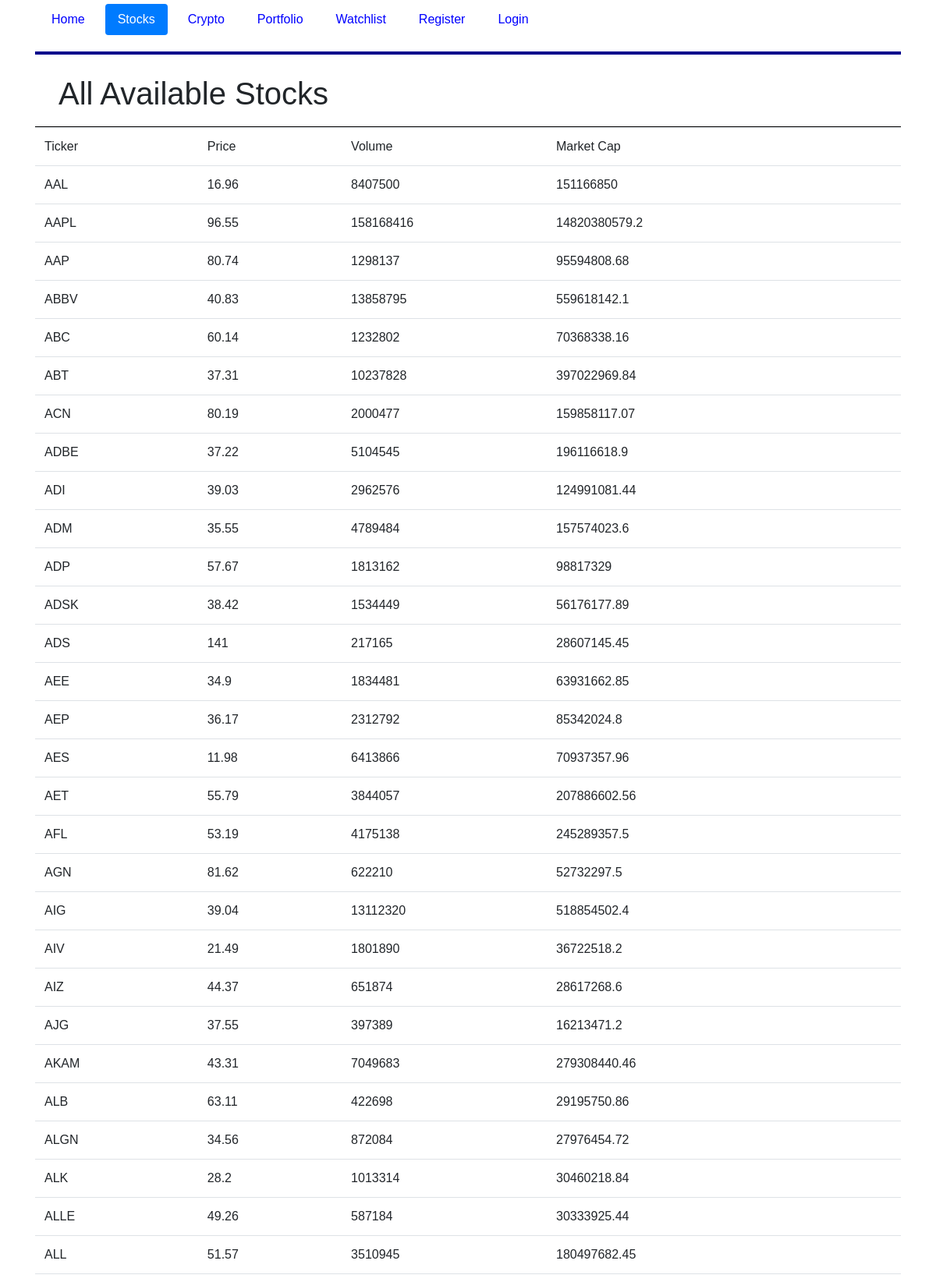
The app's page /stocks (upper part) with its own data.
### tables this page shows
CREATE TABLE stocks(
    s_ticker varchar(6) not null,
    s_price decimal(4,2) not null,
    s_volume decimal(10,0) not null,
    s_cap decimal(15,2) not null
);

### application/routes.py (the view, shortened to what this page needs)
@app.route("/stocks", methods=['POST', 'GET'])
def stocks():
    conn = db
    db.row_factory = sqlite3.Row
    cur = db.cursor()
    cur.execute("select * from stocks;")
    stock_rows = cur.fetchall()
    return render_template("stocks.html",stock_rows=stock_rows,stocks=True)

### application/routes.py (called while the page is built)
@app.teardown_appcontext
def close_connection(exception):
    db = getattr(g, '_database', None)
    if db is not None:
        db.close()

### application/templates/stocks.html (shortened to what this page needs)
{% extends "layout.html" %}
{% block content %}
    <div class="stock-container">
                <h1>All Available Stocks</h1>
    </div>
    <table id="stockData" class="table table-stripped">
        <thead>
            <td>Ticker</td>
            <td>Price</td>
            <td>Volume</td>
            <td>Market Cap</td>
        </thead>
        {% for row in stock_rows %}
            <tr>
                <form action="" method="post">
                    <td><input type="hidden" name="ticker" value="{{ row["s_ticker"] }}"> {{ row["s_ticker"] }}</td>
                    <td>{{row["s_price"]}}</td>
                    <td>{{row["s_volume"]}}</td>
                    <td>{{row["s_cap"]}}</td>
                </form>
            </tr>
        {% endfor %}
    </table>
{% endblock %}

### application/static/css/main.css (style rules this page uses)
* { box-sizing: border-box; }
*:before, *:after { box-sizing: border-box; }
html, body { font-family: Arial, Helvetica, sans-serif; height: 100%; position: relative; margin:0px; }
.stock-container { display: flex; align-items: center; justify-content: space-between; border-bottom: 1px solid #000; padding: 10px 30px; }

### records on screen
stocks: s_ticker "AAL", s_price "16.96", s_volume "8407500", s_cap "151166850"
stocks: s_ticker "AAPL", s_price "96.55", s_volume "158168416", s_cap "14820380579.2"
stocks: s_ticker "AAP", s_price "80.74", s_volume "1298137", s_cap "95594808.68"
stocks: s_ticker "ABBV", s_price "40.83", s_volume "13858795", s_cap "559618142.1"
stocks: s_ticker "ABC", s_price "60.14", s_volume "1232802", s_cap "70368338.16"
stocks: s_ticker "ABT", s_price "37.31", s_volume "10237828", s_cap "397022969.84"
stocks: s_ticker "ACN", s_price "80.19", s_volume "2000477", s_cap "159858117.07"
stocks: s_ticker "ADBE", s_price "37.22", s_volume "5104545", s_cap "196116618.9"
stocks: s_ticker "ADI", s_price "39.03", s_volume "2962576", s_cap "124991081.44"
stocks: s_ticker "ADM", s_price "35.55", s_volume "4789484", s_cap "157574023.6"
stocks: s_ticker "ADP", s_price "57.67", s_volume "1813162", s_cap "98817329"
stocks: s_ticker "ADSK", s_price "38.42", s_volume "1534449", s_cap "56176177.89"
stocks: s_ticker "ADS", s_price "141", s_volume "217165", s_cap "28607145.45"
stocks: s_ticker "AEE", s_price "34.9", s_volume "1834481", s_cap "63931662.85"
stocks: s_ticker "AEP", s_price "36.17", s_volume "2312792", s_cap "85342024.8"
stocks: s_ticker "AES", s_price "11.98", s_volume "6413866", s_cap "70937357.96"
stocks: s_ticker "AET", s_price "55.79", s_volume "3844057", s_cap "207886602.56"
stocks: s_ticker "AFL", s_price "53.19", s_volume "4175138", s_cap "245289357.5"
stocks: s_ticker "AGN", s_price "81.62", s_volume "622210", s_cap "52732297.5"
stocks: s_ticker "AIG", s_price "39.04", s_volume "13112320", s_cap "518854502.4"
stocks: s_ticker "AIV", s_price "21.49", s_volume "1801890", s_cap "36722518.2"
stocks: s_ticker "AIZ", s_price "44.37", s_volume "651874", s_cap "28617268.6"
stocks: s_ticker "AJG", s_price "37.55", s_volume "397389", s_cap "16213471.2"
stocks: s_ticker "AKAM", s_price "43.31", s_volume "7049683", s_cap "279308440.46"
stocks: s_ticker "ALB", s_price "63.11", s_volume "422698", s_cap "29195750.86"
stocks: s_ticker "ALGN", s_price "34.56", s_volume "872084", s_cap "27976454.72"
stocks: s_ticker "ALK", s_price "28.2", s_volume "1013314", s_cap "30460218.84"
stocks: s_ticker "ALLE", s_price "49.26", s_volume "587184", s_cap "30333925.44"
stocks: s_ticker "ALL", s_price "51.57", s_volume "3510945", s_cap "180497682.45"
